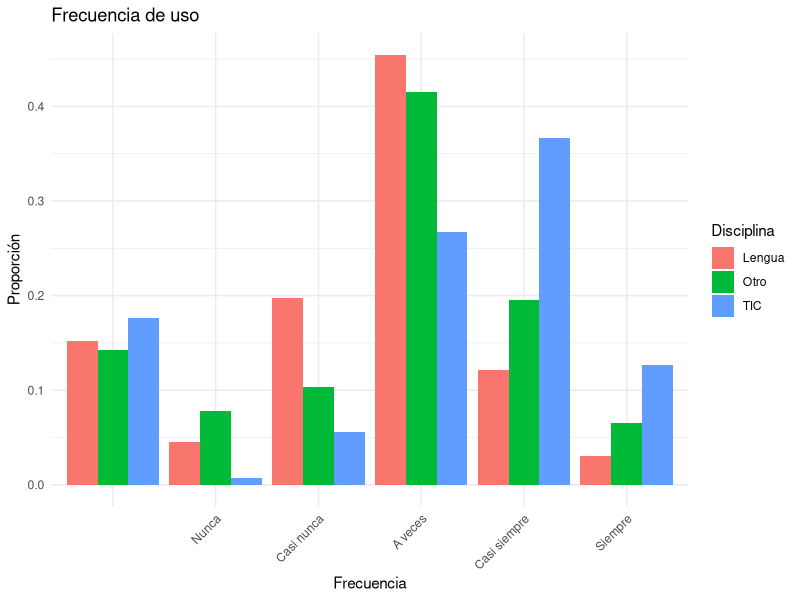
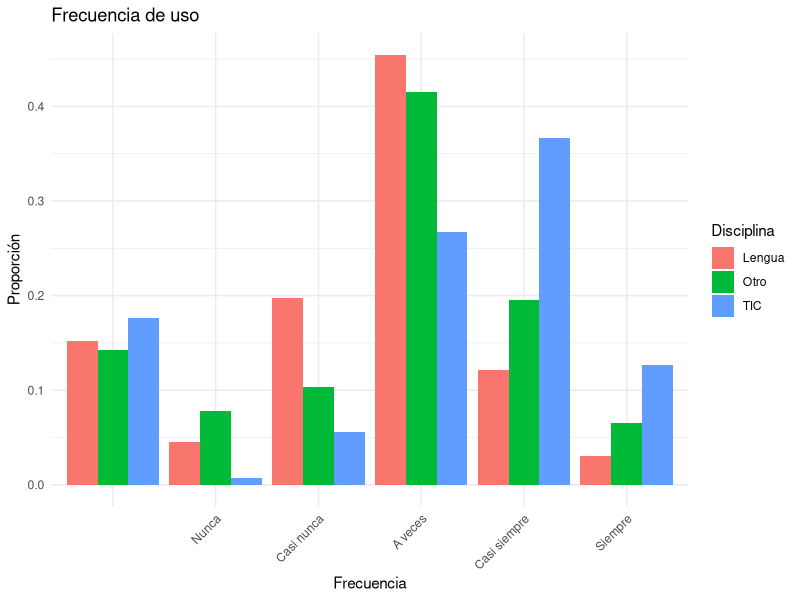

R code for these plots, in order:
library(ggplot2)
library(dplyr)

frecuencias_data <- read.csv("data/frecuencias.csv", header = TRUE, sep = ";")

porcentajes_data <-  frecuencias_data %>% group_by(Disciplina,Frecuencia) %>%
  summarise(Número = n()) %>%
  mutate(Proporción = Número / sum(Número))

# reorder the levels of 'Frecuencia' for better visualization first none, then Nunca, then Casi nunca, then A veces, then Casi Siempre, then Siempre
porcentajes_data$Frecuencia <- factor(porcentajes_data$Frecuencia,
                                      levels = c("", "Nunca", "Casi nunca", "A veces", "Casi siempre", "Siempre"))

ggplot(porcentajes_data, aes(x=Frecuencia, fill=Disciplina, y = Proporción)) +
  geom_bar( stat="identity", position="dodge") +
  labs(title="Frecuencia de uso", x="Frecuencia", y="Proporción") +
  theme_minimal() +
  theme(axis.text.x = element_text(angle = 45, hjust = 1))
ggsave("figures/frecuencias.png", width = 10, height = 6)
